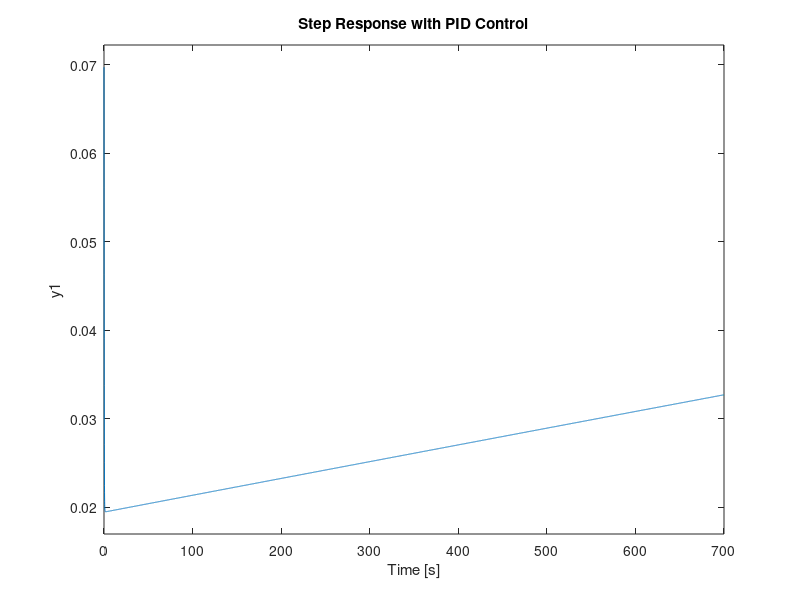

The MATLAB script that drew this image: (Note: this script raises an error after producing the figure.)
s=tf('s');
OL= 1.008/(0.1816*s+1);
OCL= 1.008/(0.1816*s+2.008);
% System original performance
step(OCL)
grid
title('System original performance');
%%
% Proportional controller
Kp = 1000000;
sys_P = feedback(Kp*OL,1);
step(sys_P)
grid
title('Step Response with Proportional Control')
%%
% Proportional Integral controller
Kpi = 3;
a2 = 14/3;
Ki = Kpi*a2
sys_PIcl = feedback(Kpi*(s+a2)*OL/s,1);
step(sys_PIcl)
grid
title('Step Response with PI Control')
%%
% Proportional Derivative controller
Kpd = 0.3528;
sys_PDcl = feedback(Kpd*(s+132.24)*OL,1);
step(sys_PDcl)
grid
title('Step Response with PD Control')
%%
% PID controller
Kpid = 0.0135;
sys_PIDcl = feedback(Kpid*(s+1.4569)*(s+0.001)*OL/s,1);
step(sys_PIDcl)
grid
title('Step Response with PID Control')
%%
sys_bac2=tf(tf2.Numerator,tf2.Denominator)
step(sys_bac2)